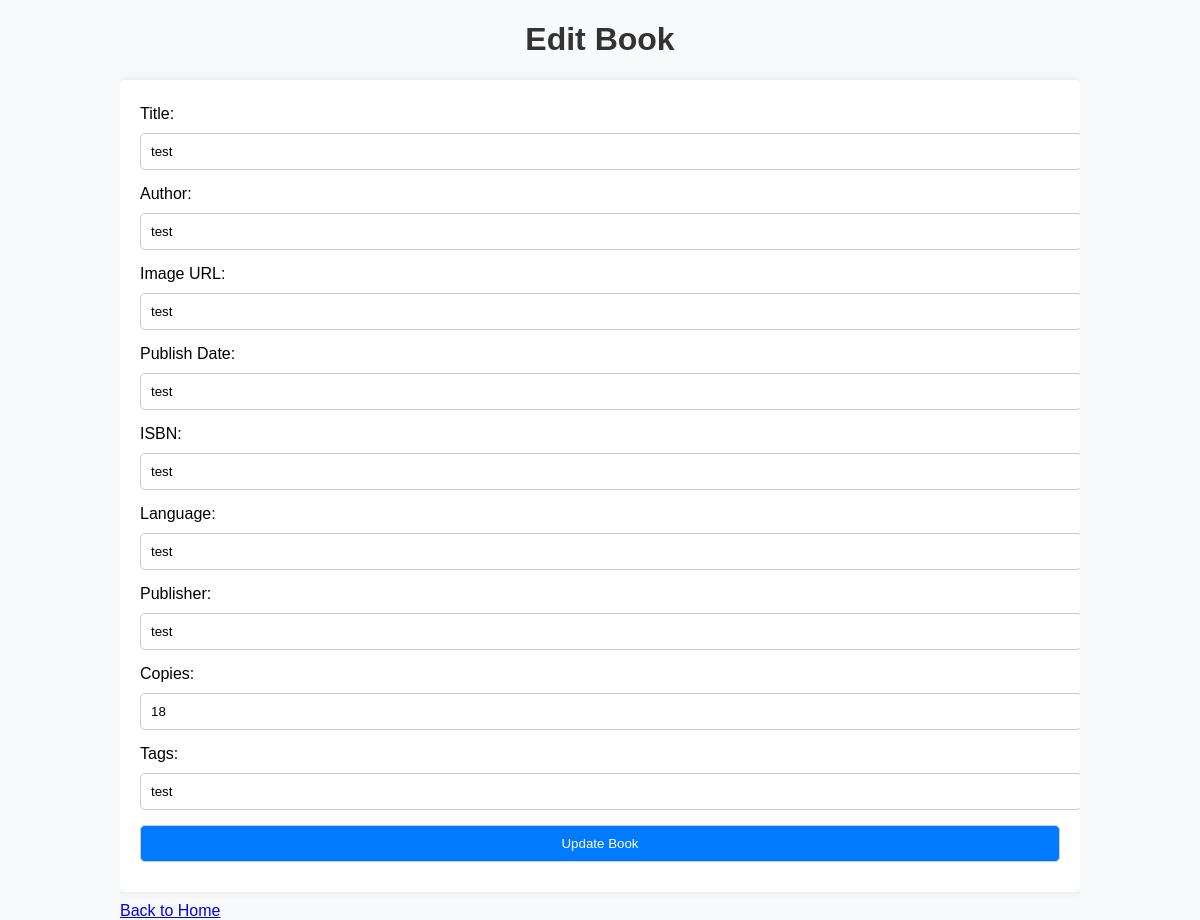
Before: /edit_book/2 (signed in) with the older database file.
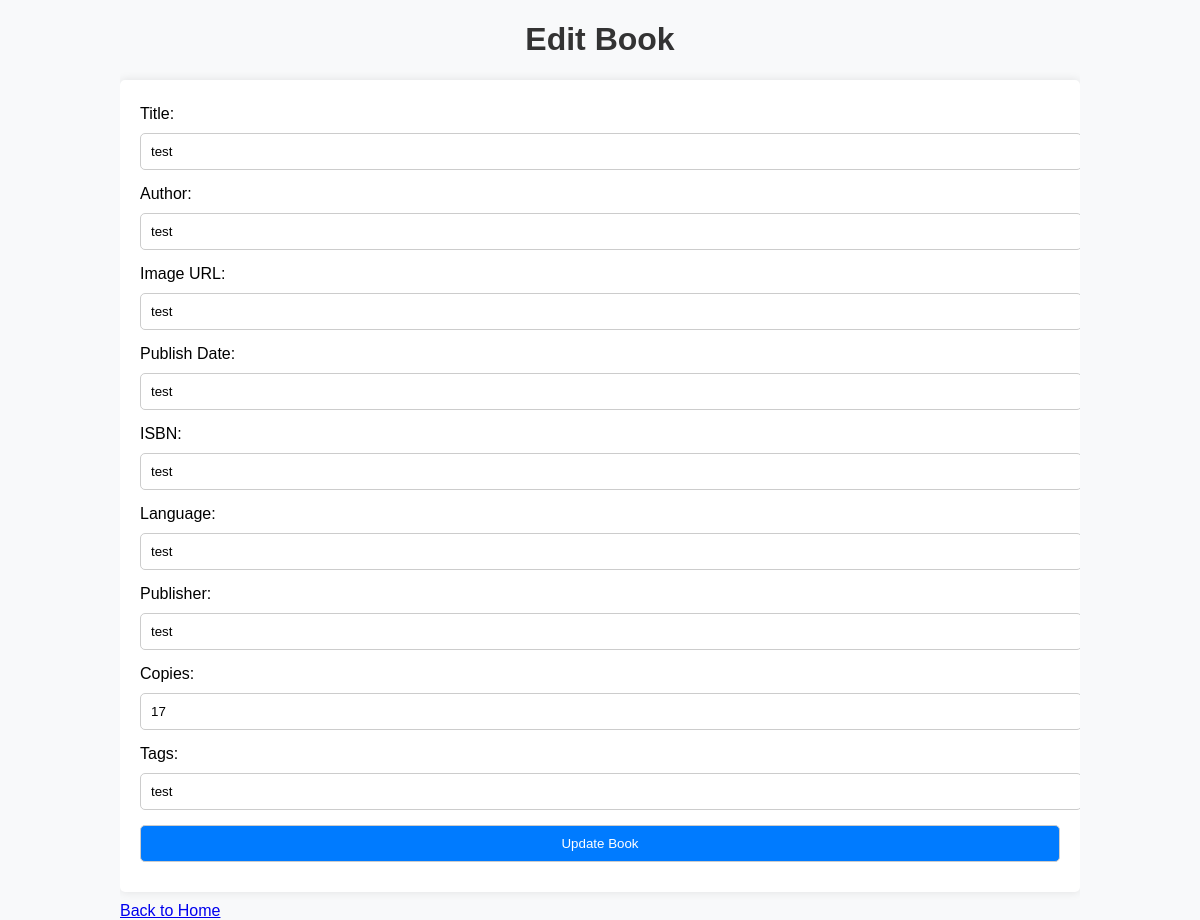
After: the same page with the newer database file.
### tables this page shows
CREATE TABLE books (
                            id INTEGER PRIMARY KEY AUTOINCREMENT,
                            title TEXT NOT NULL,
                            author TEXT NOT NULL,
                            image TEXT,
                            publish_date TEXT,
                            isbn TEXT,
                            language TEXT,
                            publisher TEXT,
                            copies INTEGER NOT NULL,
                            tags TEXT);

### app.py (the view, shortened to what this page needs)
@app.route('/edit_book/<int:book_id>', methods=['GET', 'POST'])
@login_required
def edit_book(book_id):
    conn = get_db_connection()
    book = conn.execute('SELECT * FROM books WHERE id = ?', (book_id,)).fetchone()
    conn.close()
    return render_template('edit_book.html', book=book)

### app.py (called while the page is built)
def get_db_connection():
    conn = sqlite3.connect('books.db')
    conn.row_factory = sqlite3.Row
    return conn

@login_manager.user_loader
def load_user(user_id):
    conn = get_db_connection()
    user = conn.execute('SELECT * FROM users WHERE id = ?', (user_id,)).fetchone()
    conn.close()
    if user:
        return User(id=user['id'], username=user['username'], password=user['password'])
    return None

### templates/edit_book.html (shortened to what this page needs)
<!DOCTYPE html>
<html>
<head>
    <link rel="stylesheet" href="{{ url_for('static', filename='style.css') }}">
</head>
<body>
    <div class="container">
        <h1>Edit Book</h1>
        <form method="post">
            <label for="title">Title:</label>
            <input type="text" id="title" name="title" value="{{ book.title }}" required>
            <label for="author">Author:</label>
            <input type="text" id="author" name="author" value="{{ book.author }}" required>
            <label for="image">Image URL:</label>
            <input type="text" id="image" name="image" value="{{ book.image }}">
            <label for="publish_date">Publish Date:</label>
            <input type="text" id="publish_date" name="publish_date" value="{{ book.publish_date }}">
            <label for="isbn">ISBN:</label>
            <input type="text" id="isbn" name="isbn" value="{{ book.isbn }}">
            <label for="language">Language:</label>
            <input type="text" id="language" name="language" value="{{ book.language }}">
            <label for="publisher">Publisher:</label>
            <input type="text" id="publisher" name="publisher" value="{{ book.publisher }}">
            <label for="copies">Copies:</label>
            <input type="number" id="copies" name="copies" value="{{ book.copies }}" required>
            <label for="tags">Tags:</label>
            <input type="text" id="tags" name="tags" value="{{ book.tags }}">
            <button type="submit">Update Book</button>
        </form>
        <a href="{{ url_for('index') }}">Back to Home</a>
    </div>
</body>
</html>

Changed rows visible on the page:
changed books "test": copies "18" → "17"
